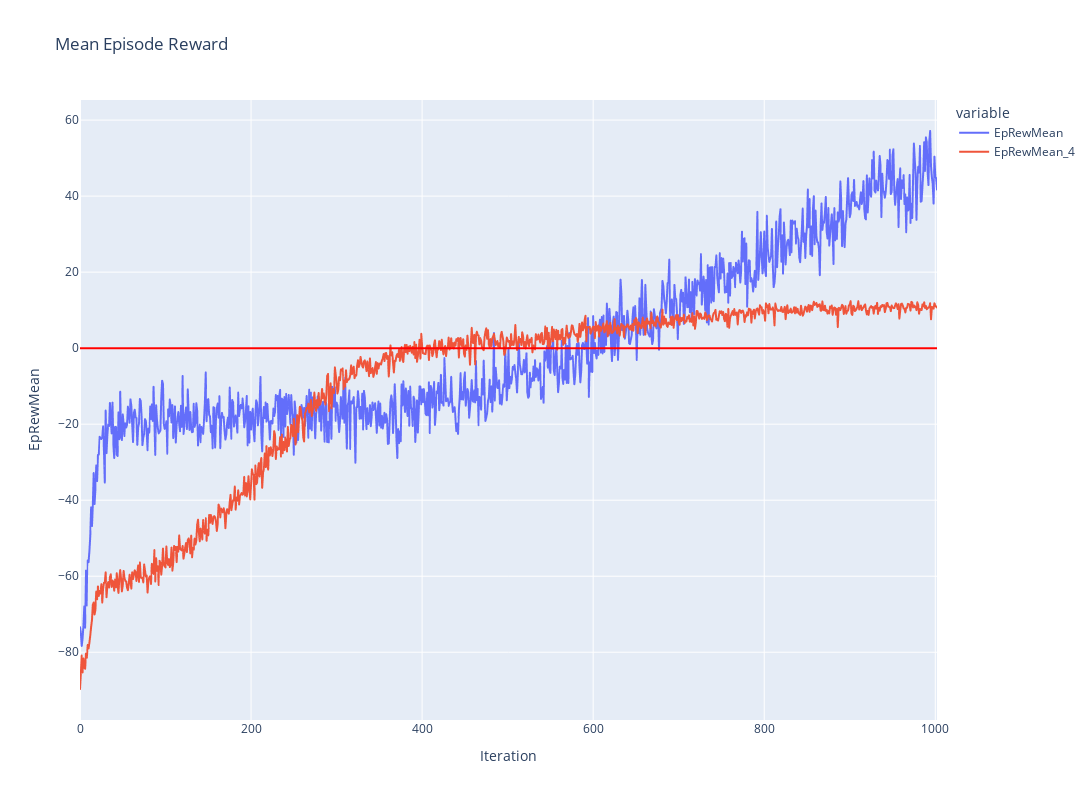

Write notebook code for a chart like this one.
### Markdown cell above
## Mean Ep Reward

### Code cell
fig = px.line(df[['EpRewMean','EpRewMean_comp']], title='Mean Episode Reward')
fig.update_xaxes(title_text='Iteration')
fig.update_yaxes(title_text='EpRewMean')

fig.add_hline(y=0, line_color='red')
fig.update_layout(
    autosize=False,
    width=1600,
    height=800,)

fig.show()

### Figure 1 — Plotly figure (JSON) as saved in the notebook; plotly's stock layout.template omitted (floating-point values rounded to 4 significant figures; data arrays with more than 128 entries replaced by an {"elided": "..."} marker saying what was removed)
{"data": [{"hovertemplate": "variable=EpRewMean<br>index=%{x}<br>value=%{y}<extra></extra>", "legendgroup": "EpRewMean", "line": {"color": "#636efa", "dash": "solid"}, "marker": {"symbol": "circle"}, "mode": "lines", "name": "EpRewMean", "showlegend": true, "type": "scattergl", "x": {"elided": "1003 int values"}, "xaxis": "x", "y": {"elided": "1003 float values"}, "yaxis": "y"}, {"hovertemplate": "variable=EpRewMean_4<br>index=%{x}<br>value=%{y}<extra></extra>", "legendgroup": "EpRewMean_4", "line": {"color": "#EF553B", "dash": "solid"}, "marker": {"symbol": "circle"}, "mode": "lines", "name": "EpRewMean_4", "showlegend": true, "type": "scattergl", "x": {"elided": "1003 int values"}, "xaxis": "x", "y": {"elided": "1003 float values"}, "yaxis": "y"}], "layout": {"autosize": false, "height": 800, "legend": {"title": {"text": "variable"}, "tracegroupgap": 0}, "shapes": [{"line": {"color": "red"}, "type": "line", "x0": 0, "x1": 1, "xref": "x domain", "y0": 0, "y1": 0, "yref": "y"}], "title": {"text": "Mean Episode Reward"}, "width": 1600, "xaxis": {"anchor": "y", "domain": [0, 1], "title": {"text": "Iteration"}}, "yaxis": {"anchor": "x", "domain": [0, 1], "title": {"text": "EpRewMean"}}}}
